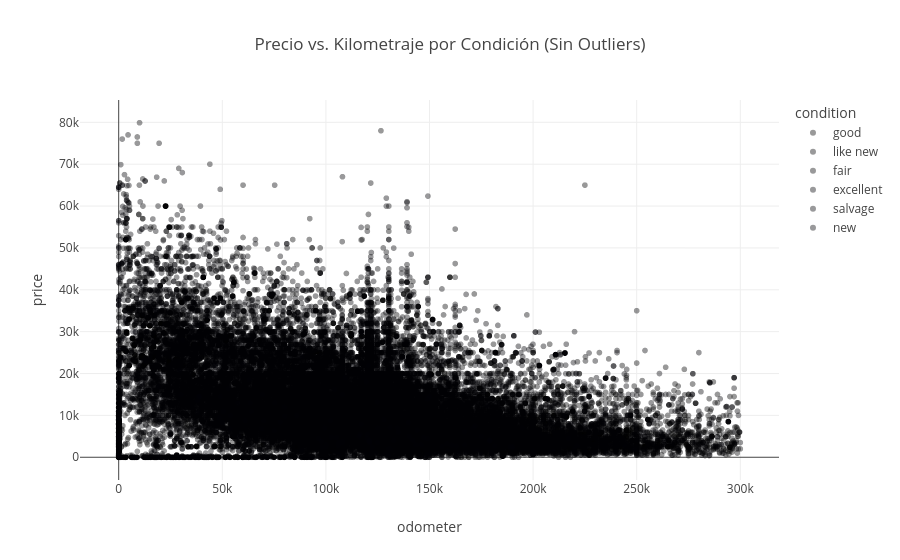

Write notebook code for a chart like this one.
### Markdown cell above
Vemos una grafica con algunos datos extremos, ya que si bien podriamos tene autos de super lujo, es probable que en el kilometraje haya algunos datos mal capturados.

### Code cell
#  Creamos un DataFrame temporal solo para la gráfica, quitando los autos extremadamente caros o con kilometraje irreal
df_grafica = df[(df['price'] < 80000) & (df['odometer'] < 300000)]


fig = px.scatter(df_grafica, 
                 x='odometer', 
                 y='price', 
                 color='condition', # Separamos por color
                 opacity=0.4,       # Le damos transparencia a los puntos
                 title='Precio vs. Kilometraje por Condición (Sin Outliers)')

fig.show()

### Figure 1 — Plotly figure (JSON) as saved in the notebook; plotly's stock layout.template omitted (floating-point values rounded to 4 significant figures; data arrays with more than 128 entries replaced by an {"elided": "..."} marker saying what was removed)
{"data": [{"hovertemplate": "condition=good<br>odometer=%{x}<br>price=%{y}<extra></extra>", "legendgroup": "good", "marker": {"color": "#000001", "opacity": 0.4, "symbol": "circle"}, "mode": "markers", "name": "good", "showlegend": true, "type": "scattergl", "x": {"elided": "19965 float values"}, "xaxis": "x", "y": {"elided": "19965 int values"}, "yaxis": "y"}, {"hovertemplate": "condition=like new<br>odometer=%{x}<br>price=%{y}<extra></extra>", "legendgroup": "like new", "marker": {"color": "#000002", "opacity": 0.4, "symbol": "circle"}, "mode": "markers", "name": "like new", "showlegend": true, "type": "scattergl", "x": {"elided": "4732 float values"}, "xaxis": "x", "y": {"elided": "4732 int values"}, "yaxis": "y"}, {"hovertemplate": "condition=fair<br>odometer=%{x}<br>price=%{y}<extra></extra>", "legendgroup": "fair", "marker": {"color": "#000003", "opacity": 0.4, "symbol": "circle"}, "mode": "markers", "name": "fair", "showlegend": true, "type": "scattergl", "x": {"elided": "1539 float values"}, "xaxis": "x", "y": {"elided": "1539 int values"}, "yaxis": "y"}, {"hovertemplate": "condition=excellent<br>odometer=%{x}<br>price=%{y}<extra></extra>", "legendgroup": "excellent", "marker": {"color": "#000004", "opacity": 0.4, "symbol": "circle"}, "mode": "markers", "name": "excellent", "showlegend": true, "type": "scattergl", "x": {"elided": "24708 float values"}, "xaxis": "x", "y": {"elided": "24708 int values"}, "yaxis": "y"}, {"hovertemplate": "condition=salvage<br>odometer=%{x}<br>price=%{y}<extra></extra>", "legendgroup": "salvage", "marker": {"color": "#000005", "opacity": 0.4, "symbol": "circle"}, "mode": "markers", "name": "salvage", "showlegend": true, "type": "scattergl", "x": [216300.0, 285000.0, 120000.0, 164200.0, 229700.0, 175000.0, 249000.0, 154100.0, 251900.0, 219700.0, 218000.0, 128000.0, 221200.0, 64050.0, 130000.0, 121900.0, 108000.0, 142000.0, 57500.0, 0.0, 63000.0, 38000.0, 116600.0, 0.0, 128800.0, 9621.0, 97800.0, 120500.0, 150000.0, 17080.0, 48500.0, 130200.0, 200000.0, 8900.0, 121000.0, 174000.0, 63400.0, 108000.0, 167000.0, 279000.0, 121000.0, 240500.0, 38000.0, 86000.0, 210000.0, 50000.0, 108000.0, 221000.0, 29330.0, 60920.0, 124800.0, 53890.0, 143300.0, 189000.0, 98260.0, 163000.0, 244400.0, 189400.0, 180000.0, 122000.0, 119000.0, 9621.0, 180800.0, 105000.0, 235300.0, 125000.0, 24500.0, 29330.0, 60920.0, 102200.0, 106000.0, 140200.0, 88340.0, 49680.0, 146000.0, 135000.0, 100000.0, 200000.0, 47000.0, 148000.0, 156000.0, 190000.0, 153000.0, 149000.0, 168000.0, 163.0, 201000.0, 28000.0, 124000.0, 291000.0, 125000.0, 102600.0, 131000.0, 212500.0, 100200.0, 32320.0, 134500.0, 180000.0, 54000.0, 158700.0, 100.0, 49000.0, 267400.0, 173000.0, 207000.0, 238200.0, 225000.0, 106300.0, 20000.0, 106000.0, 181500.0], "xaxis": "x", "y": [600, 1000, 5500, 999, 850, 5000, 1800, 1000, 1500, 1800, 8000, 580, 2700, 11000, 800, 800, 3800, 4100, 12900, 400, 18500, 13500, 5500, 900, 850, 4500, 3750, 22000, 800, 1700, 9450, 2000, 1500, 5000, 4000, 800, 13000, 15000, 2950, 1500, 3500, 800, 10700, 9975, 1400, 1200, 3500, 800, 20750, 8750, 13200, 6750, 2950, 2495, 2400, 2700, 2500, 800, 1200, 1200, 1000, 4500, 500, 4700, 1000, 3500, 5200, 20750, 8750, 8725, 750, 5000, 1700, 3000, 3000, 6000, 2500, 700, 5990, 500, 2500, 2250, 650, 700, 1000, 1900, 600, 7000, 1000, 1500, 7000, 4800, 2000, 700, 3000, 5000, 7000, 450, 9900, 1500, 5000, 14500, 500, 1500, 1000, 850, 500, 3500, 5000, 2900, 2700], "yaxis": "y"}, {"hovertemplate": "condition=new<br>odometer=%{x}<br>price=%{y}<extra></extra>", "legendgroup": "new", "marker": {"color": "#000006", "opacity": 0.4, "symbol": "circle"}, "mode": "markers", "name": "new", "showlegend": true, "type": "scattergl", "x": {"elided": "140 float values"}, "xaxis": "x", "y": {"elided": "140 int values"}, "yaxis": "y"}], "layout": {"legend": {"title": {"text": "condition"}, "tracegroupgap": 0}, "title": {"text": "Precio vs. Kilometraje por Condición (Sin Outliers)"}, "xaxis": {"anchor": "y", "domain": [0, 1], "title": {"text": "odometer"}}, "yaxis": {"anchor": "x", "domain": [0, 1], "title": {"text": "price"}}}}
